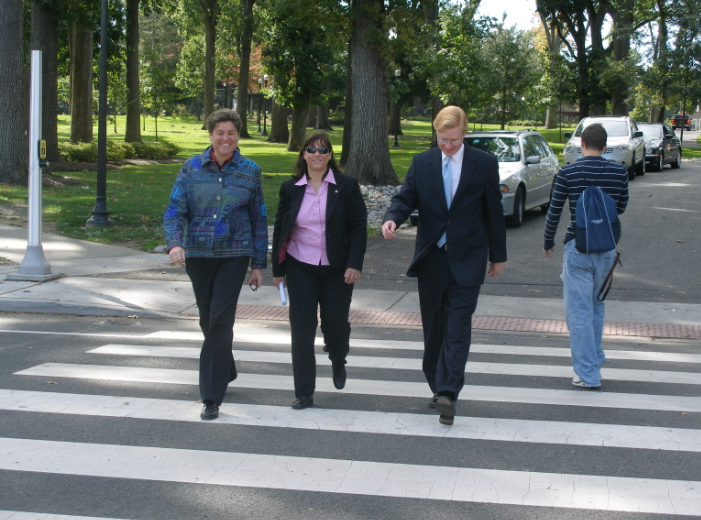
#> input picture images/pedestrian.png, 701 x 520 px, found by its file name
$ python OpencvDemo100.py
#> lines starting #> are read from the running program, lines starting #| are printed output that depends on the picture; after the words box and inside, x2 and y2 are one past the last pixel; in counts of white or black regions, pixels touching at a corner belong together
#!/usr/bin/env python3
#coding = utf-8

import logging
import numpy as np
import cv2 as cv

# HOG特征与行人检测
def OpencvDemo100():
    logging.basicConfig(level=logging.DEBUG)

    src = cv.imread("images/pedestrian.png")
#> src is the input picture: shape (520, 701, 3); mean B, G, R 109.7, 112.8, 105.5
    if src is None:
        logging.error("could not load an image!")
        return cv.Error.StsError

    hog = cv.HOGDescriptor()

    hog.setSVMDetector(cv.HOGDescriptor_getDefaultPeopleDetector())

    # Detect pedestrians in the image
    rects, weights = hog.detectMultiScale(src,
                                          winStride = (4, 4),
                                          padding = (8, 8),
                                          scale = 1.25,
                                          useMeanshiftGrouping = False)
#> rects = [[509, 110, 158, 317], [124, 74, 187, 375], [230, 100, 175, 350], [349, 67, 201, 403]]; weights = [1.11, 2.31, 2.52, 1.58]

    dst = np.copy(src)

    for rect in rects:
        cv.rectangle(dst, rect, (0, 255, 0), 2)
#> this loop made 4 passes
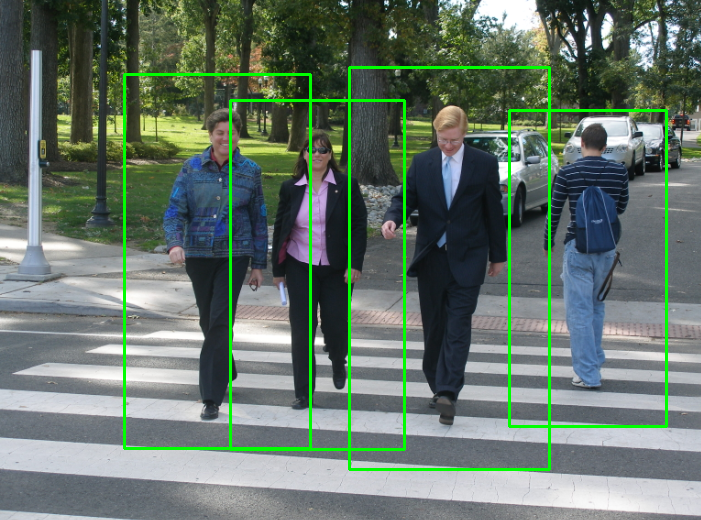
#> dst: shape (520, 701, 3); 3.49% of pixels changed, all inside (x1, y1, x2, y2) = (123, 66, 668, 471)

    h, w, ch = src.shape
#> h = 520; w = 701; ch = 3
    result = np.zeros([h, w * 2, ch], dtype=src.dtype)
    result[0 : h, 0 : w, :] = src
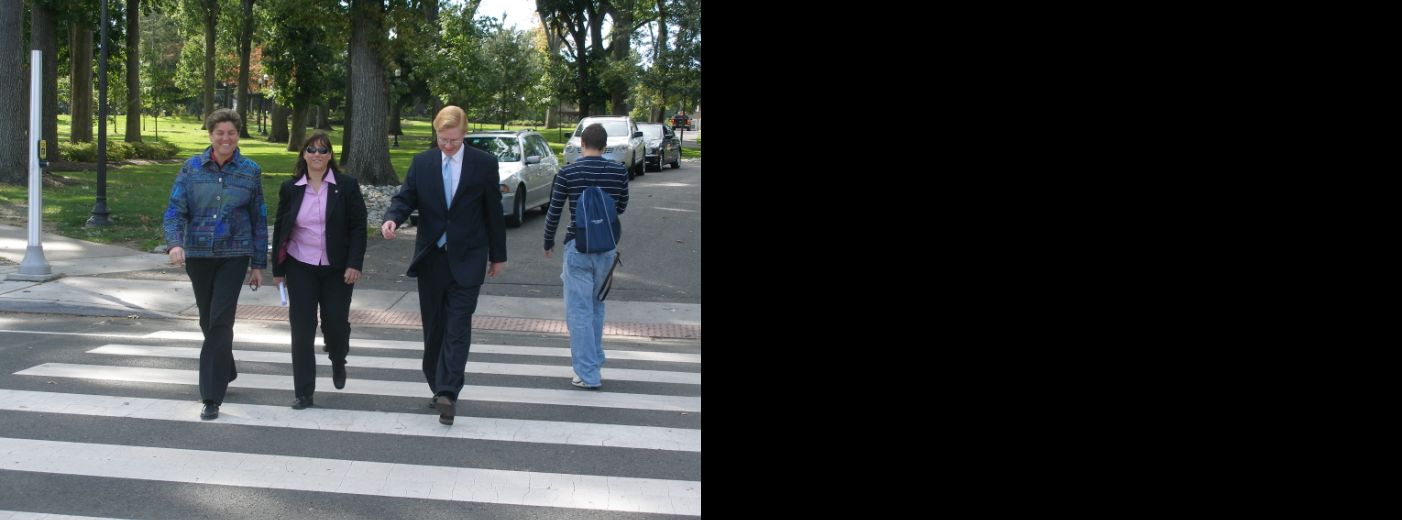
#> result: shape (520, 1402, 3); mean B, G, R 54.9, 56.4, 52.8
    result[0 : h, w : w * 2, :] = dst
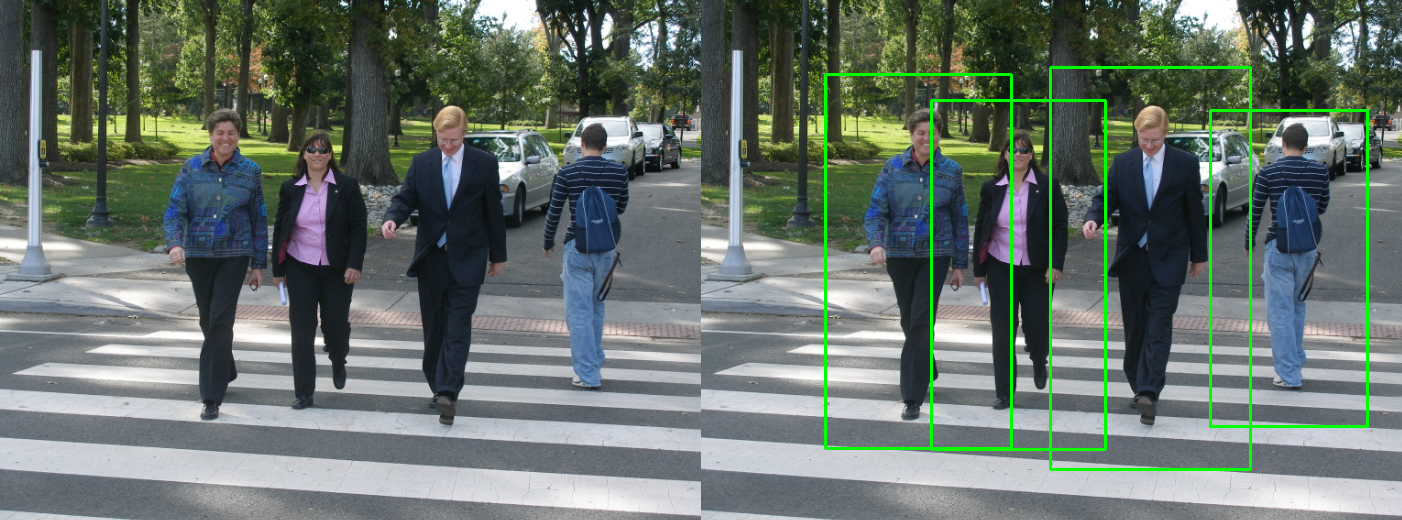
#> result: shape (520, 1402, 3); mean B, G, R 107.9, 115.4, 103.7
    cv.putText(result, "original image", (10, 30), cv.FONT_ITALIC, .8, (0, 0, 255), 1)
    cv.putText(result, "image with results of HOG pedestrian detection", (w + 10, 30), cv.FONT_ITALIC, .8, (0, 0, 255), 1)
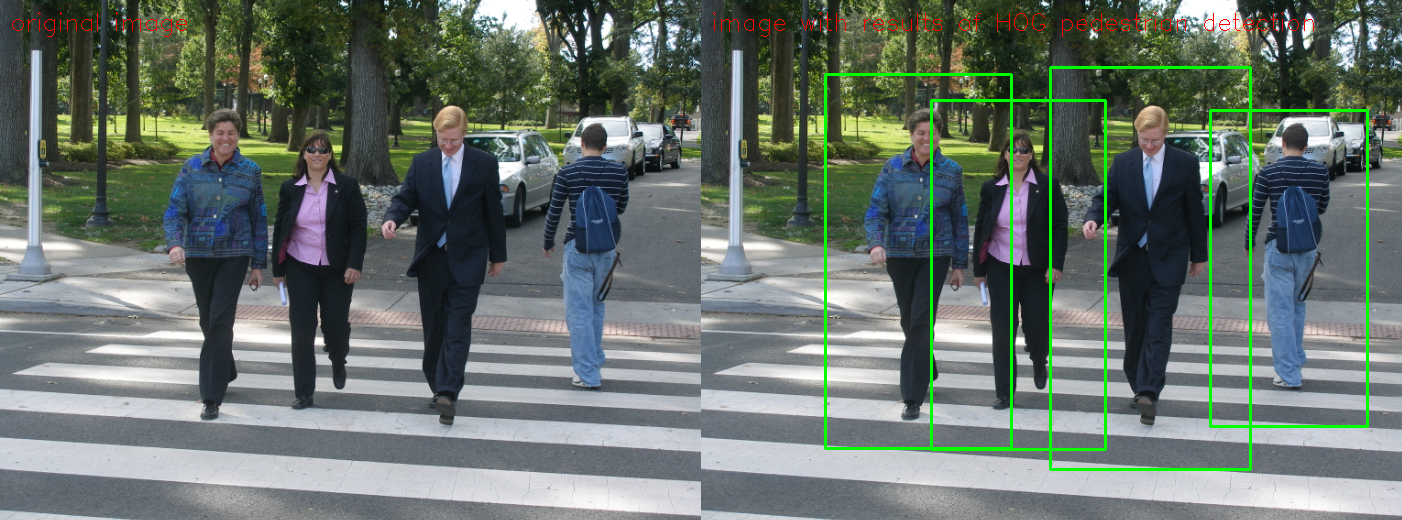
#> result: shape (520, 1402, 3); mean B, G, R 107.8, 115.2, 104.2
    cv.imshow("HOG pedestrian detection", result)

    cv.waitKey(0)

    cv.destroyAllWindows()

    return cv.Error.StsOk

if __name__ == "__main__":
    OpencvDemo100()

# end of file
